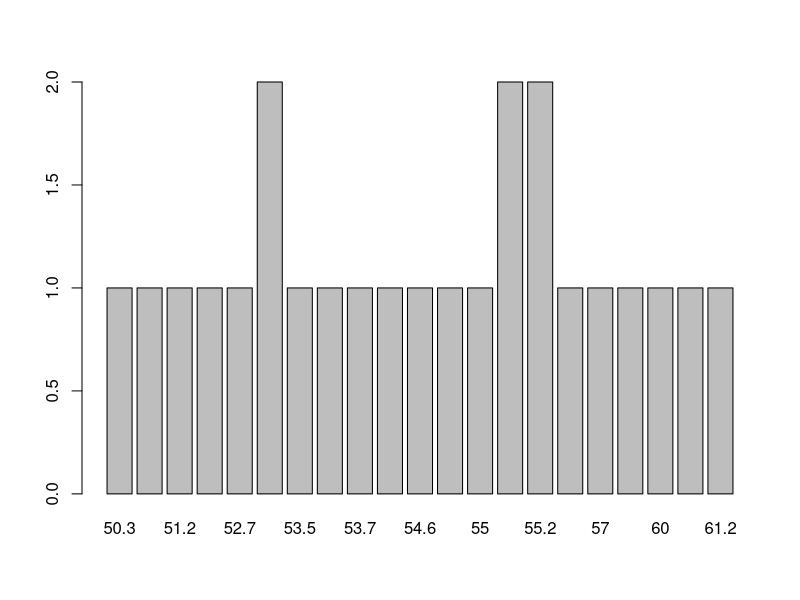

Generate this figure with R:
## ---- chunk 1
pesos = c(55.2, 54.0, 55.2, 53.7, 60.2, 53.2, 54.6, 55.1, 51.2, 53.2, 54.8, 52.3, 56.9, 57.0, 55.0, 53.5, 50.9, 55.1, 53.6, 61.2, 59.5, 50.3, 52.7, 60.0)
## ---- chunk 2
barplot(table(pesos))
## ---- chunk 3
crabs = read.table("../data/datacrab.txt", header= TRUE)
str(crabs)
## ---- chunk 4
cw= crabs$width
## ---- chunk 5
n=length(cw)
k1 = ceiling(sqrt(n))
k1
## ---- chunk 6
k2 = ceiling(1+log(n,2))
k2
## ---- chunk 7
As= 3.5*sd(cw)*n^(-1/3) #Amplitud teorica
k3= ceiling(diff(range(cw))/As)
k3
## ---- chunk 8
Afd= 2*(quantile(cw,0.75, names=FALSE)-quantile(cw,0.25,names=FALSE))*n^(-1/3)
#FALSE elimina el nombre del quanitile
k4= ceiling(diff(range(cw))/Afd)
k4
## ---- chunk 9
nclass.Sturges(cw)
## ---- chunk 10
nclass.scott(cw)
## ---- chunk 11
nclass.FD(cw)
## ---- chunk 12
A=diff(range(cw))/10
A
## ---- chunk 13
A=1.3
## ---- chunk 14
L1= min(cw)-1/2*0.1
L1
## ---- chunk 15
L2=L1+A
L3=L2+A
L4=L3+A
L5=L4+A
L6=L5+A
L7=L6+A
L8=L7+A
L9=L8+A
L10=L9+A
L11=L10+A
L=c(L1,L2,L3,L4,L5,L6,L7,L8,L9,L10,L11)
L
## ---- chunk 16
L=L1+A*(0:10)
L
## ---- chunk 17
X1=(L[1]+L[2])/2
X1
## ---- chunk 18
X2=X1+A
X3=X2+A
X4=X3+A
X5=X4+A
X6=X5+A
X7=X6+A
X8=X7+A
X9=X8+A
X10=X9+A
X11=X10+A
X=c(X1,X2,X3,X4,X5,X6,X7,X8,X9,X10,X11)
X
## ---- chunk 19
X=X1+A*(0:9)
X
## ---- chunk 20
X=(L[1:length(L)-1]+L[2:length(L)])/2
X
